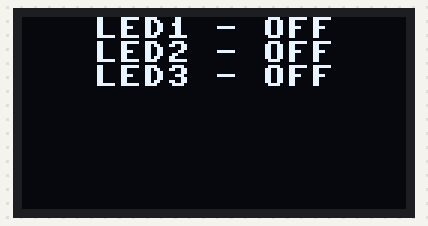
The program below on a simulated MicroPython board. Parts: 128×64 one-colour display. At 0.1 s the program stops and its outputs stay as they are.

Above: at 0.1 s.

The program:

Led.py
```python
import time
from machine import UART, Pin, I2C, Timer
from ssd1306 import SSD1306_I2C

I2C_MODE = 1
SCL_PIN = Pin(15)
SDA_PIN = Pin(14)
FREQ = 400000

OLED_WIDTH = 128
OLED_HEIGHT = 64
row_starting = 0
row_edge = OLED_WIDTH - 1

height_starting = 0
height_edge = OLED_HEIGHT -1


i2c = I2C (I2C_MODE, scl = SCL_PIN, sda = SDA_PIN,  freq = FREQ)
oled = SSD1306_I2C(OLED_WIDTH, OLED_HEIGHT, i2c)

letter_height = 8
letter_width = 8
text1 = 'LED1 - OFF'
text2 = 'LED2 - OFF'
text3 = 'LED3 - OFF'
str_len = len(text1) * letter_width
middle_str = int(round((str_len /2),0))
x_middle = int(round(OLED_WIDTH / 2, 0)) #0 - 127
y_bottom = OLED_HEIGHT - letter_height # 0 - 64
x_edge = row_edge - str_len

x_starting = x_middle - middle_str
y_starting = y_bottom
color = 1
x_pre = 0

oled.fill(0)

oled.text(text1, x_starting, 0 ,1)
# oled.fill_rect(0,letter_height, 128, letter_height, 1)   # draw a solid rectangle 10,10 to 117,53, colour=1

oled.text(text2, x_starting, letter_height ,1)
oled.text(text3, x_starting, 2 * letter_height ,1)
oled.show()
```
